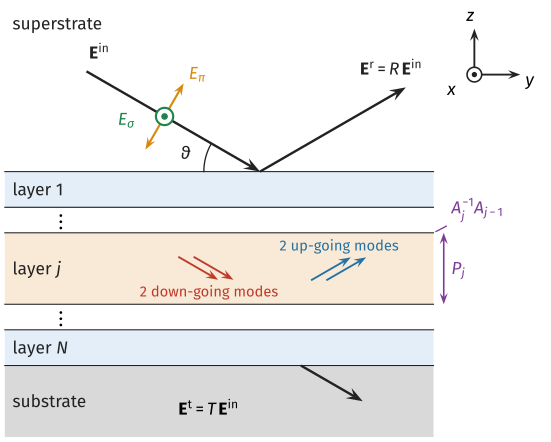

This chart was generated by the following Python code:
"""Sketch of the multilayer stack in the frame of the sample for the scattering
overview example, which is also its gallery thumbnail.

The sketch is saved to the given paths or, by default, to
``multilayer_sketch.svg`` and ``multilayer_sketch.png`` next to this script,
e.g. by ``python multilayer_sketch.py``. The labels use the font Fira Sans,
which must be installed, and are converted to paths in the svg. The svg must
also be copied to ``docs/source/examples/scattering/`` for the documentation,
while the png is used for the gallery thumbnail.
"""

import sys
from pathlib import Path

import matplotlib

matplotlib.use("Agg")
import matplotlib.pyplot as plt  # noqa: E402
import numpy as np  # noqa: E402

plt.rcParams.update(
    {
        "font.family": "Fira Sans",
        "mathtext.fontset": "custom",
        "mathtext.rm": "Fira Sans",
        "mathtext.it": "Fira Sans:italic",
        "mathtext.bf": "Fira Sans:bold",
        "mathtext.bfit": "Fira Sans:bold:italic",
        "svg.fonttype": "path",
        "svg.hashsalt": "udkm1Dsim",  # reproducible ids of the svg elements
        "font.size": 13,
    }
)

BLACK = "#222222"
RED, BLUE, GREEN, ORANGE, PURPLE = "#c0392b", "#2471a3", "#1e8449", "#d68910", "#7d3c98"

fig, ax = plt.subplots(figsize=[8.4, 5.8])


def arrow(start, end, color=BLACK, lw=1.8, head=0.32, both=False, zorder=2):
    """line with filled, swept-back heads as in the getting started sketch"""
    start, end = np.asarray(start, dtype=float), np.asarray(end, dtype=float)
    unit = (end - start) / np.hypot(*(end - start))

    def draw_head(tip, direction):
        back = tip - head * direction
        notch = tip - 0.62 * head * direction
        side = 0.36 * head * np.array([-direction[1], direction[0]])
        ax.add_patch(
            plt.Polygon(
                [tip, back + side, notch, back - side],
                closed=True,
                color=color,
                lw=0,
                zorder=zorder,
            )
        )
        return notch

    line_end = draw_head(end, unit)
    line_start = draw_head(start, -unit) if both else start
    ax.plot(
        *np.transpose([line_start, line_end]),
        color=color,
        lw=lw,
        zorder=zorder,
        solid_capstyle="butt",
    )


ax.set_xlim(-5.0, 5.6)
ax.set_ylim(-5.2, 3.2)
ax.set_aspect("equal")
ax.axis("off")

# stack from the superstrate to the substrate
left, right = -5.0, 3.4
layers = [  # name, top, bottom, color
    ("layer 1", 0.0, -0.7, "#e3eef8"),
    (None, -0.7, -1.2, "white"),
    ("layer $j$", -1.2, -2.6, "#f8ead6"),
    (None, -2.6, -3.1, "white"),
    ("layer $N$", -3.1, -3.8, "#e3eef8"),
]
for name, top, bottom, color in layers:
    ax.fill_between([left, right], bottom, top, color=color, lw=0)
    if name is None:
        ax.text(-3.9, (top + bottom) / 2, r"$\vdots$", ha="center", va="center", fontsize=16)
    else:
        ax.text(left + 0.15, (top + bottom) / 2, name, va="center", color=BLACK)
ax.fill_between([left, right], -5.2, -3.8, color="#d9d9d9", lw=0)
for z in [0.0, -0.7, -1.2, -2.6, -3.1, -3.8]:
    ax.plot([left, right], [z, z], color=BLACK, lw=0.8)
ax.text(left + 0.15, 2.9, "superstrate", va="center", color=BLACK)
ax.text(left + 0.15, -4.5, "substrate", va="center", color=BLACK)

# matrices of layer j: projection at its top interface, propagation through it
ax.annotate(
    r"$A_j^{-1} A_{j-1}$",
    (right, -1.2),
    (right + 0.35, -0.75),
    color=PURPLE,
    va="center",
    arrowprops=dict(arrowstyle="-", color=PURPLE, lw=1.0),
)
arrow((right + 0.2, -1.2), (right + 0.2, -2.6), color=PURPLE, lw=1.2, head=0.22, both=True)
ax.text(right + 0.35, -1.9, "$P_j$", color=PURPLE, va="center")

# beams in the yz plane of incidence at the grazing angle theta
theta = np.radians(30)
down = np.array([np.cos(theta), -np.sin(theta)])
up = np.array([np.cos(theta), np.sin(theta)])
start = np.array([-3.4, 3.4 * np.tan(theta)])
arrow(start, (0, 0))
arrow((0, 0), 3.3 * up)
ax.text(*(start + [0.05, 0.25]), r"$\mathbf{E}^\mathrm{in}$", color=BLACK)
ax.text(
    *(3.3 * up + [-0.9, 0.25]), r"$\mathbf{E}^\mathrm{r} = R\,\mathbf{E}^\mathrm{in}$", color=BLACK
)

# the two down- and two up-going eigenmodes coexist throughout layer j
for dx in [0.0, 0.3]:
    arrow(
        (-1.6 + dx, -1.67), np.array([-1.6 + dx, -1.67]) + 0.9 * down, color=RED, lw=1.4, head=0.24
    )
    arrow((1.0 + dx, -2.13), np.array([1.0 + dx, -2.13]) + 0.9 * up, color=BLUE, lw=1.4, head=0.24)
ax.text(-1.0, -2.35, "2 down-going modes", color=RED, ha="center", va="center", fontsize=11)
ax.text(1.55, -1.45, "2 up-going modes", color=BLUE, ha="center", va="center", fontsize=11)

# transmitted beam into the substrate
t0 = np.array([0.8, -3.8])
arrow(t0, t0 + 1.4 * down)
ax.text(-1.6, -4.65, r"$\mathbf{E}^\mathrm{t} = T\,\mathbf{E}^\mathrm{in}$", va="center")

# polarization of the incident beam: sigma along x out of the page, pi in the plane
p = start + 0.45 * (np.array([0, 0]) - start)
normal = np.array([np.sin(theta), np.cos(theta)])
ax.plot(*p, "o", ms=13, mfc="white", mec=GREEN, mew=1.6, zorder=3)
ax.plot(*p, "o", ms=4, color=GREEN, zorder=4)
ax.text(*(p + [-0.75, -0.05]), r"$E_\sigma$", color=GREEN, ha="center", va="center")
arrow(p - 0.75 * normal, p + 0.75 * normal, color=ORANGE, lw=1.6, head=0.24, both=True, zorder=2)
ax.text(*(p + 0.85 * normal + [0.05, 0.0]), r"$E_\pi$", color=ORANGE)

# grazing angle
arc = np.linspace(np.pi - theta, np.pi, 40)
ax.plot(1.1 * np.cos(arc), 1.1 * np.sin(arc), color=BLACK, lw=1.0)
ax.text(-1.55, 0.25, r"$\vartheta$", color=BLACK)

# sample frame: z along the outward surface normal, yz the plane of incidence,
# and x along sigma, i.e. out of the page
o = np.array([4.2, 1.9])
arrow(o, o + [0.9, 0], lw=1.4, head=0.24)
arrow(o, o + [0, 0.9], lw=1.4, head=0.24)
ax.plot(*o, "o", ms=11, mfc="white", mec=BLACK, mew=1.2, zorder=3)
ax.plot(*o, "o", ms=3, color=BLACK, zorder=4)
ax.text(*(o + [1.0, -0.1]), "$y$", va="center")
ax.text(*(o + [-0.08, 1.05]), "$z$", ha="center")
ax.text(*(o + [-0.45, -0.4]), "$x$", ha="center")

paths = sys.argv[1:] or [
    Path(__file__).with_name("multilayer_sketch.svg"),
    Path(__file__).with_name("multilayer_sketch.png"),
]
for path in paths:
    metadata = {"Date": None} if str(path).endswith(".svg") else {}
    fig.savefig(
        path, dpi=200, bbox_inches="tight", pad_inches=0.05, facecolor="white", metadata=metadata
    )
